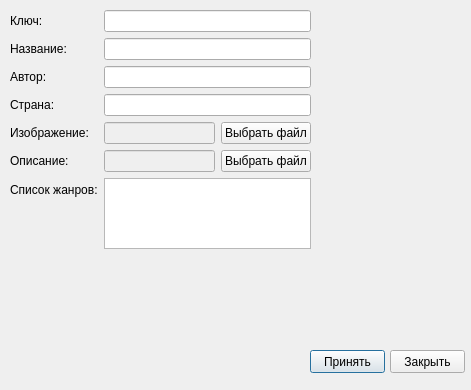
<?xml version="1.0" encoding="UTF-8"?>
<ui version="4.0">
 <class>Dialog</class>
 <widget class="QDialog" name="Dialog">
  <property name="geometry">
   <rect>
    <x>0</x>
    <y>0</y>
    <width>471</width>
    <height>390</height>
   </rect>
  </property>
  <property name="minimumSize">
   <size>
    <width>471</width>
    <height>390</height>
   </size>
  </property>
  <property name="maximumSize">
   <size>
    <width>471</width>
    <height>390</height>
   </size>
  </property>
  <property name="windowTitle">
   <string>Добавление книги</string>
  </property>
  <property name="windowIcon">
   <iconset>
    <normaloff>winico.png</normaloff>winico.png</iconset>
  </property>
  <widget class="QPushButton" name="confirm">
   <property name="geometry">
    <rect>
     <x>310</x>
     <y>350</y>
     <width>75</width>
     <height>23</height>
    </rect>
   </property>
   <property name="text">
    <string>Принять</string>
   </property>
  </widget>
  <widget class="QPushButton" name="close_button">
   <property name="geometry">
    <rect>
     <x>390</x>
     <y>350</y>
     <width>75</width>
     <height>23</height>
    </rect>
   </property>
   <property name="text">
    <string>Закрыть</string>
   </property>
  </widget>
  <widget class="QWidget" name="layoutWidget">
   <property name="geometry">
    <rect>
     <x>10</x>
     <y>10</y>
     <width>301</width>
     <height>239</height>
    </rect>
   </property>
   <layout class="QFormLayout" name="formLayout">
    <item row="1" column="0">
     <widget class="QLabel" name="label_3">
      <property name="text">
       <string>Название:</string>
      </property>
     </widget>
    </item>
    <item row="1" column="1">
     <widget class="QLineEdit" name="name"/>
    </item>
    <item row="2" column="0">
     <widget class="QLabel" name="label_4">
      <property name="text">
       <string>Автор:</string>
      </property>
     </widget>
    </item>
    <item row="2" column="1">
     <widget class="QLineEdit" name="autor"/>
    </item>
    <item row="3" column="0">
     <widget class="QLabel" name="label_2">
      <property name="text">
       <string>Страна:</string>
      </property>
     </widget>
    </item>
    <item row="3" column="1">
     <widget class="QLineEdit" name="count"/>
    </item>
    <item row="4" column="0">
     <widget class="QLabel" name="label">
      <property name="text">
       <string>Изображение:</string>
      </property>
     </widget>
    </item>
    <item row="5" column="0">
     <widget class="QLabel" name="label_5">
      <property name="text">
       <string>Описание:</string>
      </property>
     </widget>
    </item>
    <item row="4" column="1">
     <layout class="QHBoxLayout" name="horizontalLayout_2">
      <item>
       <widget class="QLineEdit" name="img">
        <property name="enabled">
         <bool>false</bool>
        </property>
       </widget>
      </item>
      <item>
       <widget class="QPushButton" name="img_but">
        <property name="text">
         <string>Выбрать файл</string>
        </property>
       </widget>
      </item>
     </layout>
    </item>
    <item row="5" column="1">
     <layout class="QHBoxLayout" name="horizontalLayout">
      <item>
       <widget class="QLineEdit" name="desc">
        <property name="enabled">
         <bool>false</bool>
        </property>
       </widget>
      </item>
      <item>
       <widget class="QPushButton" name="desc_but">
        <property name="text">
         <string>Выбрать файл</string>
        </property>
       </widget>
      </item>
     </layout>
    </item>
    <item row="6" column="0">
     <widget class="QLabel" name="label_6">
      <property name="text">
       <string>Список жанров:</string>
      </property>
     </widget>
    </item>
    <item row="6" column="1">
     <widget class="QPlainTextEdit" name="genres"/>
    </item>
    <item row="0" column="0">
     <widget class="QLabel" name="label_7">
      <property name="text">
       <string>Ключ:</string>
      </property>
     </widget>
    </item>
    <item row="0" column="1">
     <widget class="QLineEdit" name="key"/>
    </item>
   </layout>
  </widget>
 </widget>
 <resources/>
 <connections/>
</ui>
